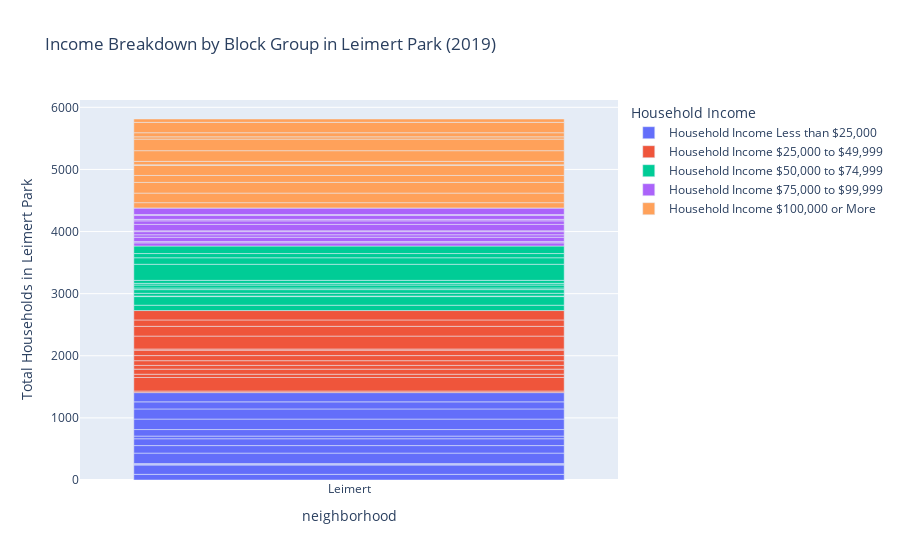

This figure's notebook cell:
### Code cell
px.bar(df2, x="neighborhood", y=["Household Income Less than $25,000",
 "Household Income $25,000 to $49,999",
 "Household Income $50,000 to $74,999",
 "Household Income $75,000 to $99,999",
 "Household Income $100,000 or More"], title="Income Breakdown by Block Group in Leimert Park (2019)", 
       labels={'Geo_NAME':'Census Tract Block Group','value':'Total Households in Leimert Park', 'variable': 'Household Income'})

### Figure 1 — Plotly figure (JSON) as saved in the notebook; plotly's stock layout.template omitted (floating-point values rounded to 4 significant figures)
{"data": [{"alignmentgroup": "True", "hovertemplate": "Household Income=Household Income Less than $25,000<br>neighborhood=%{x}<br>Total Households in Leimert Park=%{y}<extra></extra>", "legendgroup": "Household Income Less than $25,000", "marker": {"color": "#636efa"}, "name": "Household Income Less than $25,000", "offsetgroup": "Household Income Less than $25,000", "orientation": "v", "showlegend": true, "textposition": "auto", "type": "bar", "x": ["Leimert", "Leimert", "Leimert", "Leimert", "Leimert", "Leimert", "Leimert", "Leimert", "Leimert", "Leimert", "Leimert", "Leimert", "Leimert"], "xaxis": "x", "y": [91, 150, 12, 11, 169, 121, 110, 43, 105, 169, 163, 114, 149], "yaxis": "y"}, {"alignmentgroup": "True", "hovertemplate": "Household Income=Household Income $25,000 to $49,999<br>neighborhood=%{x}<br>Total Households in Leimert Park=%{y}<extra></extra>", "legendgroup": "Household Income $25,000 to $49,999", "marker": {"color": "#EF553B"}, "name": "Household Income $25,000 to $49,999", "offsetgroup": "Household Income $25,000 to $49,999", "orientation": "v", "showlegend": true, "textposition": "auto", "type": "bar", "x": ["Leimert", "Leimert", "Leimert", "Leimert", "Leimert", "Leimert", "Leimert", "Leimert", "Leimert", "Leimert", "Leimert", "Leimert", "Leimert"], "xaxis": "x", "y": [25, 218, 53, 82, 60, 76, 82, 87, 19, 208, 157, 103, 151], "yaxis": "y"}, {"alignmentgroup": "True", "hovertemplate": "Household Income=Household Income $50,000 to $74,999<br>neighborhood=%{x}<br>Total Households in Leimert Park=%{y}<extra></extra>", "legendgroup": "Household Income $50,000 to $74,999", "marker": {"color": "#00cc96"}, "name": "Household Income $50,000 to $74,999", "offsetgroup": "Household Income $50,000 to $74,999", "orientation": "v", "showlegend": true, "textposition": "auto", "type": "bar", "x": ["Leimert", "Leimert", "Leimert", "Leimert", "Leimert", "Leimert", "Leimert", "Leimert", "Leimert", "Leimert", "Leimert", "Leimert", "Leimert"], "xaxis": "x", "y": [86, 139, 9, 44, 59, 27, 47, 27, 48, 259, 105, 68, 121], "yaxis": "y"}, {"alignmentgroup": "True", "hovertemplate": "Household Income=Household Income $75,000 to $99,999<br>neighborhood=%{x}<br>Total Households in Leimert Park=%{y}<extra></extra>", "legendgroup": "Household Income $75,000 to $99,999", "marker": {"color": "#ab63fa"}, "name": "Household Income $75,000 to $99,999", "offsetgroup": "Household Income $75,000 to $99,999", "orientation": "v", "showlegend": true, "textposition": "auto", "type": "bar", "x": ["Leimert", "Leimert", "Leimert", "Leimert", "Leimert", "Leimert", "Leimert", "Leimert", "Leimert", "Leimert", "Leimert", "Leimert", "Leimert"], "xaxis": "x", "y": [51, 20, 70, 40, 50, 13, 104, 57, 24, 62, 16, 107, 0], "yaxis": "y"}, {"alignmentgroup": "True", "hovertemplate": "Household Income=Household Income $100,000 or More<br>neighborhood=%{x}<br>Total Households in Leimert Park=%{y}<extra></extra>", "legendgroup": "Household Income $100,000 or More", "marker": {"color": "#FFA15A"}, "name": "Household Income $100,000 or More", "offsetgroup": "Household Income $100,000 or More", "orientation": "v", "showlegend": true, "textposition": "auto", "type": "bar", "x": ["Leimert", "Leimert", "Leimert", "Leimert", "Leimert", "Leimert", "Leimert", "Leimert", "Leimert", "Leimert", "Leimert", "Leimert", "Leimert"], "xaxis": "x", "y": [84, 154, 172, 112, 164, 7, 56, 172, 186, 37, 66, 167, 54], "yaxis": "y"}], "layout": {"barmode": "relative", "legend": {"title": {"text": "Household Income"}, "tracegroupgap": 0}, "title": {"text": "Income Breakdown by Block Group in Leimert Park (2019)"}, "xaxis": {"anchor": "y", "domain": [0, 1], "title": {"text": "neighborhood"}}, "yaxis": {"anchor": "x", "domain": [0, 1], "title": {"text": "Total Households in Leimert Park"}}}}
